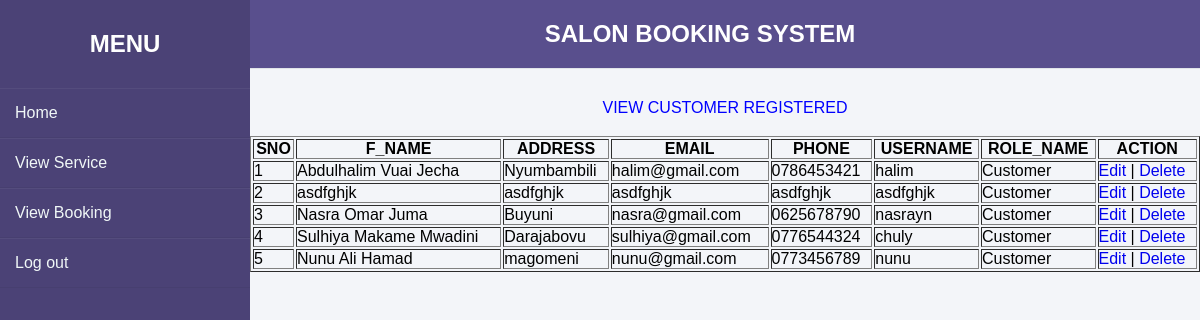
The page /view_customer.php on the database its author committed.
### tables this page shows
CREATE TABLE `users` (
  `user_id` int(11) NOT NULL,
  `full_Name` varchar(255) NOT NULL,
  `address` varchar(255) NOT NULL,
  `email` varchar(255) NOT NULL,
  `phone` varchar(255) NOT NULL,
  `userName` varchar(250) NOT NULL,
  `passowrd` varchar(255) NOT NULL,
  `role_id` int(11) NOT NULL
);

CREATE TABLE `roles` (
  `role_id` int(11) NOT NULL,
  `role_name` varchar(20) NOT NULL
);

### view_customer.php (the view, shortened to what this page needs)
<?php
include("connection.php");
?>
<!DOCTYPE html>
<html lang="en">
<head>
	<link rel="stylesheet" type="text/css" href="style.css">
</head>
<body>
<div class="wrapper">
    <div class="sidebar">
        <h2>MENU</h2>
       <?php include "menu.php" ?>
    </div>
    <div class="main_content">
        <div class="header"><center><h2><b>SALON BOOKING SYSTEM</b></h2></center></div>
        <div class="row" style="margin-left: 5%; margin-top: 3%">
            <div class="col-md-12">
                <center><label style="color: blue">VIEW CUSTOMER REGISTERED</label></center>
                <table style=" margin-top: 2%" border="1" width="100%">
                    <th>SNO</th>
                    <th>F_NAME</th>
                    <th>ADDRESS</th>
                    <th>EMAIL</th>
                    <th>PHONE</th>
                    <th>USERNAME</th>
                    <th>ROLE_NAME</th>
                    <th>ACTION</th>
                    <tbody>
                               <?php
                        $sql="SELECT * FROM users,roles WHERE roles.role_id=users.role_id AND roles.role_id=3";
                        $stmt=$conn->prepare($sql);
                        $stmt->execute(array());
                        $data=$stmt->fetchAll(PDO::FETCH_ASSOC);
                        if ($data) {
                        $count=1;
                          foreach ($data as $value) {
                        ?>
                        <tr>
                            <td><?php echo $count?></td>
                            <td><?php echo $value["full_Name"]?></td>
                            <td><?php echo $value["address"]?></td>
                            <td><?php echo $value["email"]?></td>
                            <td><?php echo $value["phone"]?></td>
                            <td><?php echo $value["userName"]?></td>
                            <td><?php echo $value["role_name"]?></td>
                            <td>
                                <a href="#">Edit</a> |
                                <a href="#">Delete</a>
                            </td>
                        </tr>
                        <?php
                            $count++;
                            } }
                        ?>
                    </tbody>
                </table>
            </div>
        </div>
    </div>
</div>
</body>
</html>

### style.css (style rules this page uses)
* { margin: 0; padding: 0; box-sizing: border-box; list-style: none; text-decoration: none; font-family: 'Josefin Sans', sans-serif; }
body { background-color: #f3f5f9; }
.wrapper { display: flex; position: relative; }
.wrapper .sidebar { width: 250px; height: 100%; background: #4b4276; padding: 30px 0px; position: fixed; }
.wrapper .sidebar h2 { color: #fff; text-transform: uppercase; text-align: center; margin-bottom: 30px; }
.wrapper .main_content { width: 100%; margin-left: 200px; }
.wrapper .main_content .header { padding: 20px; background: #594f8d; color: #ffffff; border-bottom: 1px solid #e0e4e8; }

### rows shown on the page
users: full_Name "Abdulhalim Vuai Jecha", address "Nyumbambili", email "halim@gmail.com", phone "0786453421", userName "halim", role.role_name "Customer"
users: full_Name "asdfghjk", address "asdfghjk", email "asdfghjk", phone "asdfghjk", userName "asdfghjk", role.role_name "Customer"
users: full_Name "Nasra Omar Juma", address "Buyuni", email "nasra@gmail.com", phone "0625678790", userName "nasrayn", role.role_name "Customer"
users: full_Name "Sulhiya Makame Mwadini", address "Darajabovu", email "sulhiya@gmail.com", phone "0776544324", userName "chuly", role.role_name "Customer"
users: full_Name "Nunu Ali Hamad", address "magomeni", email "nunu@gmail.com", phone "0773456789", userName "nunu", role.role_name "Customer"
